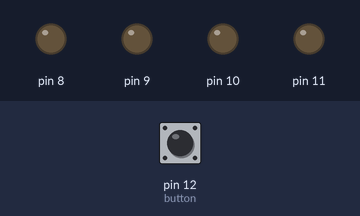
The sketch below on a simulated Arduino Uno, built with avr-gcc and run on an emulated ATmega328P. Shown: output pins drawn as LEDs (lit = HIGH). Dashed ring = blinking. The inputs (shaded band) are chosen by the test bench; at power-on: pin 12 (button) HIGH. Random numbers use the default seed unless the sketch sets one.

Above: at 1.2 s.
1.3 s: pin 12 (button) pulled LOW for 0.15 s
At 1.47 s:
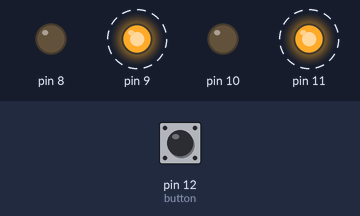
4.3 s: pin 12 (button) pulled LOW for 1 s
6.8 s: pin 12 (button) pulled LOW for 3.2 s
At 13.4 s:
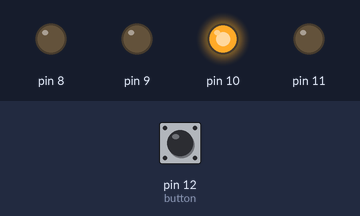
At 16.2 s:
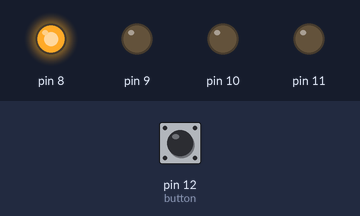
Timing chart, 0 to 25.6 s (numbered marks = the images above; inputs shaded):
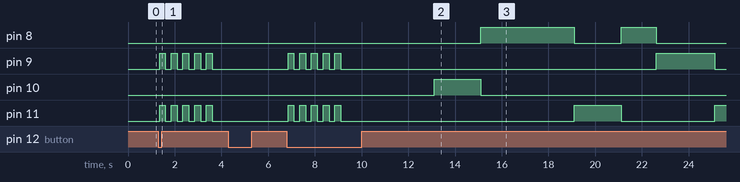

Measured:
- after the input at 1.3 s, pin 9, pin 11: alternates HIGH for 0.25 s and LOW for 0.25 s, 10 changes in all, then stays LOW, starting after 0.05 s
- after the input at 4.3 s, every drawn part: stays the same
- after the input at 6.8 s, pin 8: LOW → HIGH after 8.3 s, → LOW 4.0 s later, → HIGH 2.0 s later, → LOW 1.5 s later; pin 9: goes 4 × (HIGH 0.25 s, LOW 0.25 s), HIGH 0.25 s, LOW 13.5 s, HIGH 2.5 s, then LOW, starting after 0.05 s

The sketch:

RedLightGreenLight.ino
```cpp
const int firstLight = 8;
const int lightCount = 4;

enum ProgramState {
	programStopped,
	programStarting,
	programRunning
};
enum ProgramState state;

const int button = 12;
int buttonStateLast = HIGH;

unsigned long timeLast = 0;
int interval = 0;

const int blinksToStart = 5;
int blinkCount = 0;
int blinkStateLast = LOW;

void setup() {
	Serial.begin(9600);
	randomSeed(analogRead(0));

	pinMode(button, INPUT_PULLUP);

	for (int n = 0; n < lightCount; ++n)
		pinMode(n + firstLight, OUTPUT);
}

void loop() {
	if (readButtonPress(button, &buttonStateLast)) {
		switch (state) {
		case programStopped:
			blinkCount = 0;
			blinkStateLast = LOW;
			state = programStarting;
			break;

		case programStarting:
		case programRunning:
			clearAllLights();
			interval = 0;
			state = programStopped;
			break;
		}
	}

	unsigned long timeNow = millis();
	if (timeNow - timeLast > interval) {
		switch (state) {
		case programStarting:
			tickStartingAnimation();
			break;

		case programRunning:
			clearAllLights();

			int newLight = firstLight + random(0, lightCount);
			digitalWrite(newLight, HIGH);

			interval = getRandomDelay();
			break;
		}

		timeLast = timeNow;
	}
}

void tickStartingAnimation() {
	bool isAnimationComplete = blinkCount == blinksToStart;
	if (!isAnimationComplete) {

		if (blinkStateLast == HIGH) {
			clearAllLights();
			blinkStateLast = LOW;
		}
		else {
			setRedLights();
			blinkStateLast = HIGH;
			++blinkCount;
		}

		interval = 250;
	}
	else {
		clearAllLights();
		interval = 2000 + getRandomDelay();
		state = programRunning;
	}
}

void setRedLights() {
	PORTB |= 0x0A;
}
void clearAllLights() {
	PORTB &= ~0x0F;
}

int getRandomDelay() {
	const int delayIncrement = 500;
	return random(3, 6) * delayIncrement;
}

bool readButtonPress(int pin, int * lastState) {
	int buttonState = digitalRead(pin);
	if (buttonState != *lastState) {
		delay(50);
		if (buttonState == digitalRead(pin)) {
			*lastState = buttonState;
			bool isButtonPressed = buttonState == LOW;
			return isButtonPressed;
		}
	}

	return false;
}
```
